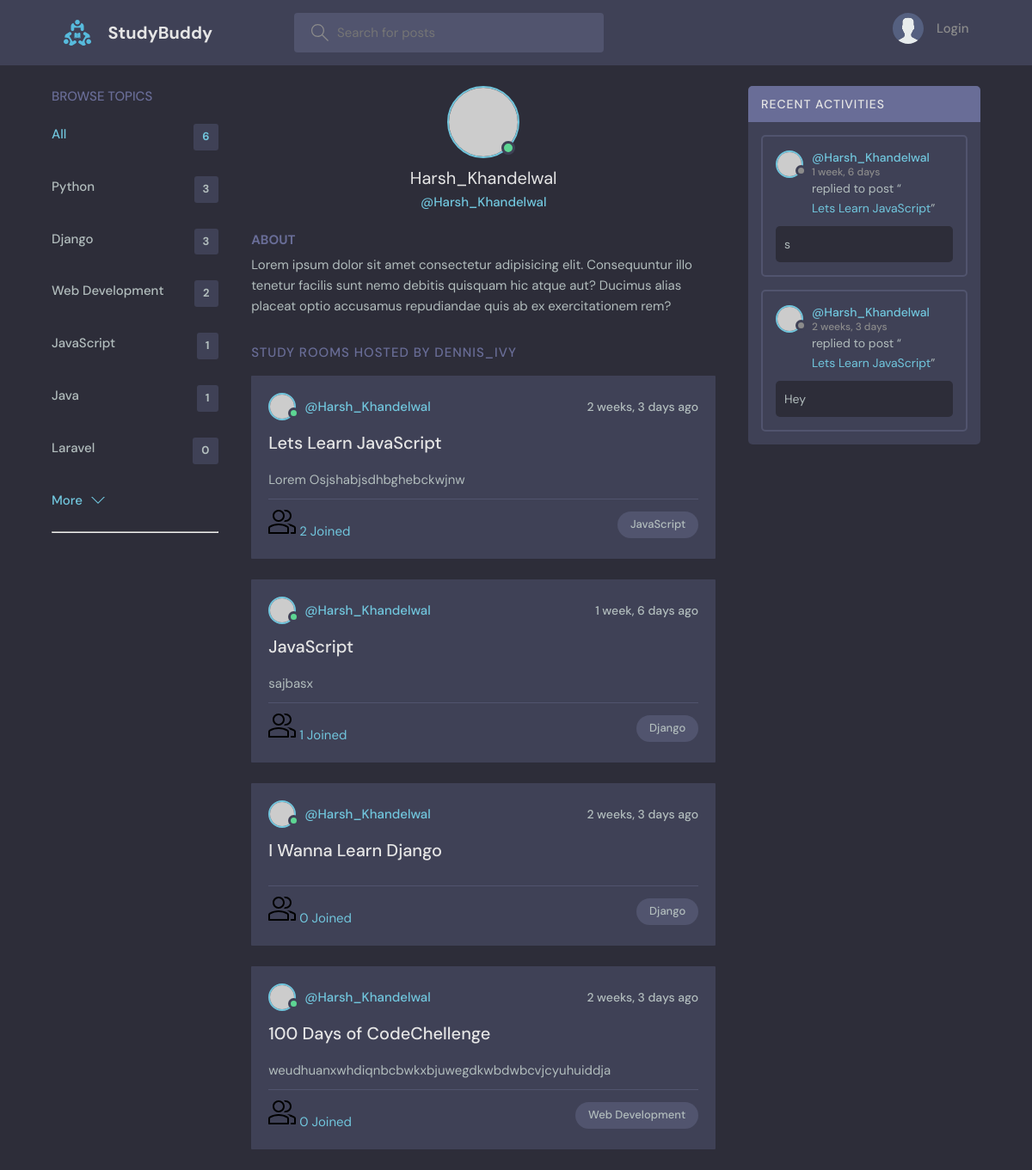
Page /profile/1/ on the committed database.
### base/models.py (models this page shows, shortened)
class Topic(models.Model):
    name = models.CharField(max_length=50)

class Room(models.Model):
    host =  models.ForeignKey(User, on_delete=models.SET_NULL, null=True)
    topic = models.ForeignKey(Topic, on_delete=models.SET_NULL, null=True)
    name =  models.CharField(max_length=200)
    description = models.TextField(null = True,blank=True)
    participants = models.ManyToManyField(User, related_name='participants', blank=True)
    updated = models.DateTimeField(auto_now=True)
    created = models.DateTimeField(auto_now_add=True)
    class Meta:
        ordering = ['-updated', '-created']

class Message(models.Model):
    user = models.ForeignKey(User, on_delete=models.CASCADE)
    room = models.ForeignKey(Room, on_delete=models.CASCADE)
    body = models.TextField()
    updated = models.DateTimeField(auto_now=True)
    created = models.DateTimeField(auto_now_add=True)
    class Meta:
        ordering = ['-updated', '-created']

### base/views.py (the view)
# urls.py: path('profile/<str:pk>/',views.userProfile,name="user-profile"),
def userProfile(request,pk):
    user = User.objects.get(id=pk)
    rooms = user.room_set.all()
    room_messages = user.message_set.all()
    topics = Topic.objects.all()
    context = {'user': user,'rooms':rooms, 'room_messages': room_messages, 'topics': topics}
    return  render(request,'base/profile.html',context)

### base/templates/base/profile.html (shortened to what this page needs)
{% extends "main.html" %}
{% block content %}
<main class="profile-page layout layout--3">
  <div class="container">
    {% include 'base/topics_component.html'%}
    <div class="roomList">
      <div class="profile">
        <div class="profile__avatar">
          <div class="avatar avatar--large active">
            <img src="https://randomuser.me/api/portraits/men/11.jpg" />
          </div>
        </div>
        <div class="profile__info">
          <h3>{{user.username}}</h3>
          <p>@{{user.username}}</p>
        </div>
        <div class="profile__about">
          <h3>About</h3>
          <p>
            Lorem ipsum dolor sit amet consectetur adipisicing elit. Consequuntur illo tenetur
            facilis sunt nemo debitis quisquam hic atque aut? Ducimus alias placeat optio
            accusamus repudiandae quis ab ex exercitationem rem?
          </p>
        </div>
      </div>
      <div class="roomList__header">
        <div>
          <h2>Study Rooms Hosted by dennis_ivy</a>
          </h2>
        </div>
      </div>
      {% include "base/feed_component.html" %}
    </div>
    {% include 'base/activity_component.html'%}
  </div>
</main>
{% endblock content %}

### templates/main.html (shortened to what this page needs)
<!DOCTYPE html>
{% load static %}
<html lang="en">
<head>
    <link rel="stylesheet" type="text/css" media="screen" href="{% static 'styles/style.css'%}">
</head>
<body>
    {% include "navbar.html" %}
    {% block content %}
    {% endblock %}
</body>
</html>

### templates/navbar.html (shortened to what this page needs)
{% load static %}
<header class="header header--loggedIn">
  <div class="container">
    <a href="{% url 'home' %}" class="header__logo">
      <img src="{% static 'images/logo.svg' %}" />
      <h1>StudyBuddy</h1>
    </a>
    <form class="header__search" method="GET" action="{% url 'home' %}">
      <label>
        <input name="q" placeholder="Search for posts" />
      </label>
    </form>
    <nav class="header__menu">
      {% if request.user.is_authenticated %}
      <div class="header__user">
        <a href="{% url 'user-profile' request.user.id %}">
          <div class="avatar avatar--medium active">
            <img src="{{request.user.avatar.url}}" />
          </div>
          <p>
            {{request.user.username}} <span>@{{request.user.username}}</span>
          </p>
        </a>
        <button class="dropdown-button">
          <svg
            version="1.1"
            xmlns="http://www.w3.org/2000/svg"
            width="32"
            height="32"
            viewBox="0 0 32 32"
          >
            <title>chevron-down</title>
            <path d="M16 21l-13-13h-3l16 16 16-16h-3l-13 13z"></path>
          </svg>
        </button>
      </div>
      {% else %}
      <a href="{% url 'login' %}">
        <img src="{% static 'images/avatar.svg' %}" />
        <p>Login</p>
      </a>
      {% endif %}
    </nav>
  </div>
</header>

### base/templates/base/topics_component.html (shortened to what this page needs)
<div>
  <div class="topics">
    <div class="topics__header">
      <h2>Browse Topics</h2>
    </div>
    <ul class="topics__list">
      <li>
        <a href="{% url 'home' %}" class="active">All <span>{{topics.count}}</span></a>
      </li>
      {% for topic in topics %}
      <li>
        <a href="{% url 'home' %}?q={{topic.name}}">{{topic.name}} <span>{{topic.room_set.all.count}}</span></a>
      </li>
      {%endfor%}
    </ul>
    <a class="btn btn--link" href="{% url 'topics' %}">
      More
      <svg version="1.1" xmlns="http://www.w3.org/2000/svg" width="32" height="32" viewBox="0 0 32 32">
        <title>chevron-down</title>
        <path d="M16 21l-13-13h-3l16 16 16-16h-3l-13 13z"></path>
      </svg>
    </a>
  </div>
      <div>
      </div>
      <hr />
</div>

### base/templates/base/feed_component.html (shortened to what this page needs)
{% for room in rooms %}
<div class="roomListRoom">
  <div class="roomListRoom__header">
    <a href="{% url 'user-profile' room.host.id %}" class="roomListRoom__author">
      <div class="avatar avatar--small active">
        <img src="https://randomuser.me/api/portraits/men/11.jpg" />
      </div>
      <span>@{{room.host.username}}</span>
    </a>
    <div class="roomListRoom__actions">
      <span>{{room.created|timesince}} ago</span>
    </div>
  </div>
  <div class="roomListRoom__content">
    <a href="{% url 'room' room.id %}">{{room.name}}</a>
    <p>
      {{room.description}}
    </p>
  </div>
  <div class="roomListRoom__meta">
    <a class="{% url 'room' room.id %}">
      {{room.participants.all.count}} Joined
    </a>
    <p class="roomListRoom__topic">{{room.topic.name}}</p>
  </div>
</div>
{% endfor %}

### base/templates/base/activity_component.html (shortened to what this page needs)
<div class="activities">
   <div class="activities__header">
     <h2>Recent Activities</h2>
   </div>
   {% for message in room_messages %}
   <div class="activities__box">
     <div class="activities__boxHeader roomListRoom__header">
       <a href="{% url 'user-profile' message.user.id %}" class="roomListRoom__author">
         <div class="avatar avatar--small">
           <img src="https://randomuser.me/api/portraits/women/11.jpg" />
         </div>
         <p>
            @{{message.user}}
           <span>{{message.created|timesince}}</span>
         </p>
       </a>
     </div>
     <div class="activities__boxContent">
       <p>
         replied to post “<a href="{% url 'room' message.room.id %}">{{message.room.name}}</a
         >”
       </p>
       <div class="activities__boxRoomContent">
         {{message.body}}
       </div>
     </div>
   </div>
   {% endfor %}
 </div>

### rows in the picture
Topic: name "Python", room_set.all.count "3"
Topic: name "Django", room_set.all.count "3"
Topic: name "Web Development", room_set.all.count "2"
Topic: name "JavaScript", room_set.all.count "1"
Topic: name "Java", room_set.all.count "1"
Topic: name "Laravel", room_set.all.count "0"
Room: host.username "Harsh_Khandelwal", created "2 weeks, 3 days", name "Lets Learn JavaScript", description "Lorem Osjshabjsdhbghebckwjnw", participants.all.count "2", topic.name "JavaScript"
Room: host.username "Harsh_Khandelwal", created "1 week, 6 days", name "JavaScript", description "sajbasx", participants.all.count "1", topic.name "Django"
Room: host.username "Harsh_Khandelwal", created "2 weeks, 3 days", name "I Wanna Learn Django", participants.all.count "0", topic.name "Django"
Room: host.username "Harsh_Khandelwal", created "2 weeks, 3 days", name "100 Days of CodeChellenge", description "weudhuanxwhdiqnbcbwkxbjuwegdkwbdwbcvjcyuhuiddja", participants.all.count "0", topic.name "Web Development"
Message: user "Harsh_Khandelwal", created "1 week, 6 days", room.name "Lets Learn JavaScript", body "s"
Message: user "Harsh_Khandelwal", created "2 weeks, 3 days", room.name "Lets Learn JavaScript", body "Hey"

### other values in the picture
{{ topics.count }} "6"
{{ user.username }} "Harsh_Khandelwal"
